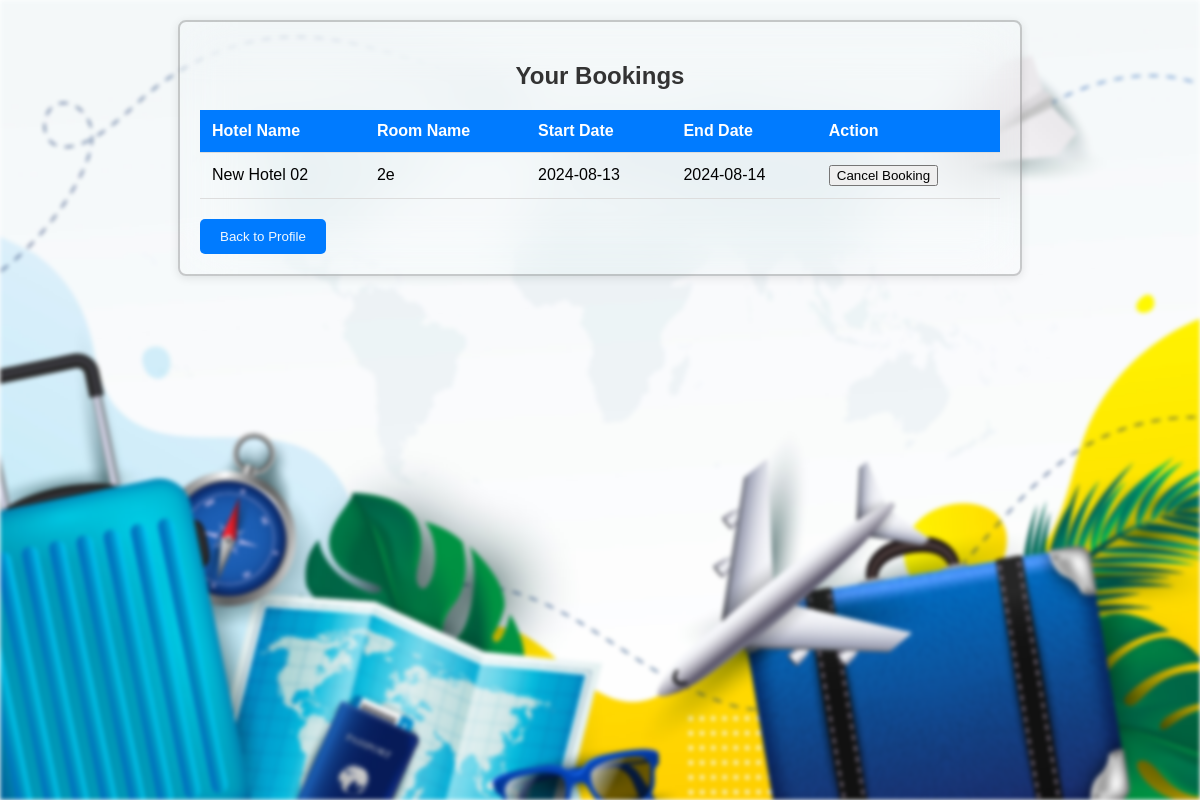
/view_booking.php (signed in), run on an earlier commit of the app's database.
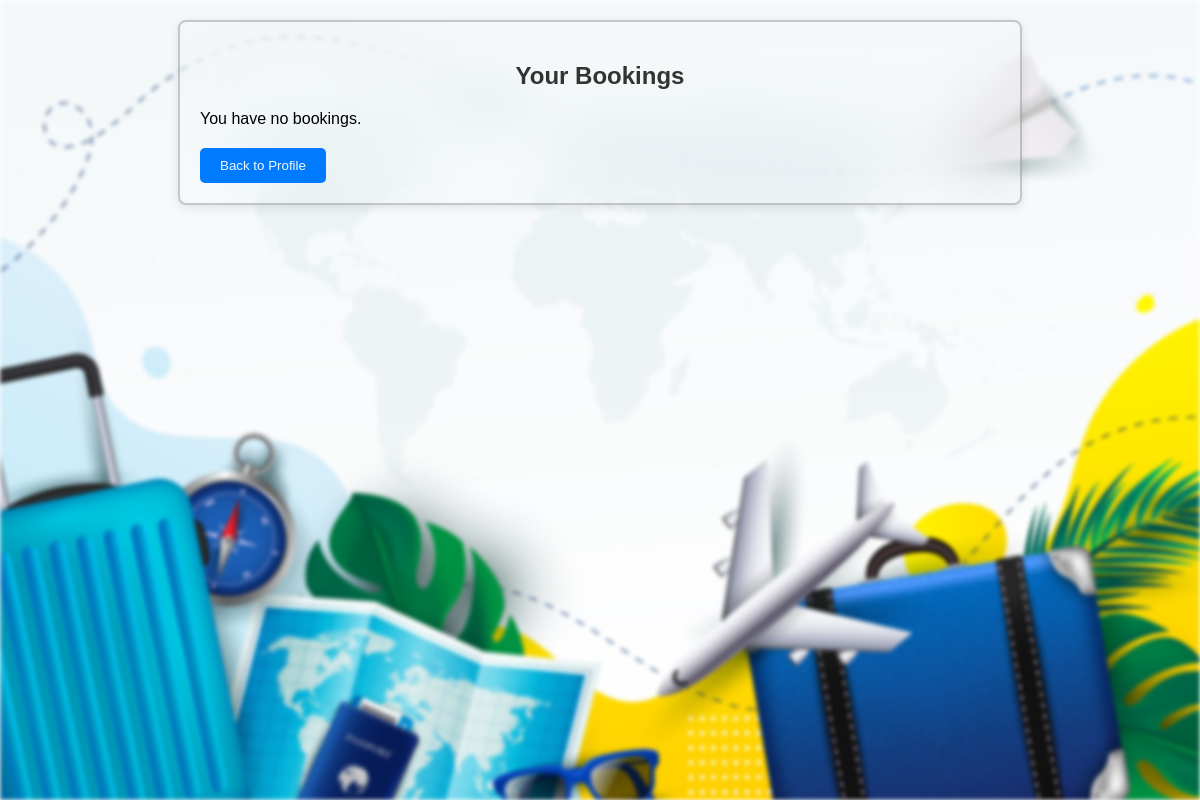
And on a later commit of the database.
### tables this page shows
CREATE TABLE `bookings` (
  `booking_id` int(11) NOT NULL,
  `user_id` int(11) NOT NULL,
  `room_id` int(11) NOT NULL,
  `start_date` date NOT NULL,
  `end_date` date NOT NULL,
  `booking_status` enum('confirmed','pending','cancelled') DEFAULT 'pending'
);

CREATE TABLE `hotels` (
  `hotel_id` int(11) NOT NULL,
  `hotel_name` varchar(100) NOT NULL,
  `total_rooms` int(11) NOT NULL,
  `user_id` int(11) DEFAULT NULL,
  `description` varchar(20) NOT NULL,
  `location` varchar(255) DEFAULT NULL,
  `city_id` int(255) NOT NULL
);

CREATE TABLE `rooms` (
  `room_id` int(11) NOT NULL,
  `hotel_id` int(11) DEFAULT NULL,
  `room_name` varchar(255) NOT NULL,
  `room_number` int(255) NOT NULL,
  `price_per_night` decimal(10,2) NOT NULL,
  `max_adults` int(11) NOT NULL,
  `max_children` int(11) NOT NULL,
  `availability` varchar(255) NOT NULL,
  `hotel_name` varchar(255) DEFAULT NULL,
  `facilities` varchar(255) NOT NULL
);

### view_booking.php (the view, shortened to what this page needs)
<?php
include('config.php');
$user_id = $_SESSION['user_id'];
$stmt = $conn->prepare("SELECT bookings.booking_id, bookings.start_date, bookings.end_date, rooms.room_name, hotels.hotel_name
                        FROM bookings
                        JOIN rooms ON bookings.room_id = rooms.room_id
                        JOIN hotels ON rooms.hotel_id = hotels.hotel_id
                        WHERE bookings.user_id = ?");
$stmt->bind_param("i", $user_id);
$stmt->execute();
$bookings_result = $stmt->get_result();
?>
<!DOCTYPE html>
<html lang="en">
<head>
    <link rel="stylesheet" href="view-booking.css">
</head>
<body>
    <div class="bg"></div>
    <div class="profile-container">
        <h2>Your Bookings</h2>
        <?php if ($bookings_result->num_rows > 0): ?>
            <table>
                <tr>
                    <th>Hotel Name</th>
                    <th>Room Name</th>
                    <th>Start Date</th>
                    <th>End Date</th>
                    <th>Action</th>
                </tr>
                <?php while($booking = $bookings_result->fetch_assoc()): ?>
                <tr>
                    <td><?php echo htmlspecialchars($booking['hotel_name']); ?></td>
                    <td><?php echo htmlspecialchars($booking['room_name']); ?></td>
                    <td><?php echo htmlspecialchars($booking['start_date']); ?></td>
                    <td><?php echo htmlspecialchars($booking['end_date']); ?></td>
                    <td>
                        <form method="POST" action="view_booking.php">
                            <button type="submit" name="cancel_booking" onclick="return confirm('Are you sure you want to cancel this booking?');">Cancel Booking</button>
                        </form>
                    </td>
                </tr>
                <?php endwhile; ?>
            </table>
        <?php else: ?>
            <p>You have no bookings.</p>
        <?php endif; ?>
        <button onclick="location.href='profile.php'" id="back-link">Back to Profile</button>
    </div>
</body>
</html>

What changed in the data, as far as the page shows it:
removed bookings: hotels.hotel_name "New Hotel 02", room.room_name "2e", start_date "2024-08-13", end_date "2024-08-14"
Also different on the page:
text no longer shown: "Hotel Name Room Name Start Date End Date Action"
text now shown: "You have no bookings."
